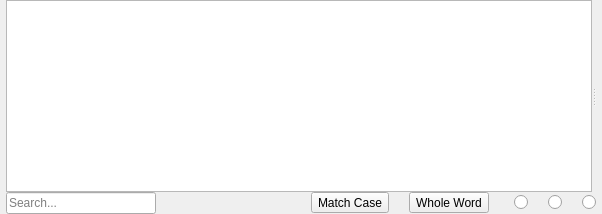
  <widget class="QWidget" name="centralWidget">
   <layout class="QVBoxLayout" name="verticalLayout">
    <property name="spacing">
     <number>0</number>
    </property>
    <property name="leftMargin">
     <number>6</number>
    </property>
    <property name="topMargin">
     <number>0</number>
    </property>
    <property name="rightMargin">
     <number>6</number>
    </property>
    <property name="bottomMargin">
     <number>0</number>
    </property>
    <item>
     <widget class="QSplitter" name="splitter">
      <property name="lineWidth">
       <number>0</number>
      </property>
      <property name="orientation">
       <enum>Qt::Horizontal</enum>
      </property>
      <widget class="FeatherNotes::TreeView" name="treeView">
       <property name="frameShadow">
        <enum>QFrame::Plain</enum>
       </property>
       <property name="showDropIndicator" stdset="0">
        <bool>false</bool>
       </property>
       <property name="animated">
        <bool>false</bool>
       </property>
      </widget>
      <widget class="QStackedWidget" name="stackedWidget"/>
     </widget>
    </item>
    <item>
     <layout class="QHBoxLayout" name="searchLayout">
      <property name="spacing">
       <number>25</number>
      </property>
      <property name="leftMargin">
       <number>0</number>
      </property>
      <property name="rightMargin">
       <number>0</number>
      </property>
      <property name="bottomMargin">
       <number>0</number>
      </property>
      <item>
       <widget class="FeatherNotes::LineEdit" name="lineEdit">
        <property name="minimumSize">
         <size>
          <width>150</width>
          <height>0</height>
         </size>
        </property>
        <property name="placeholderText">
         <string>Search...</string>
        </property>
       </widget>
      </item>
      <item>
       <widget class="QPushButton" name="prevButton">
        <property name="focusPolicy">
         <enum>Qt::NoFocus</enum>
        </property>
        <property name="toolTip">
         <string>Previous (F4)</string>
        </property>
        <property name="shortcut">
         <string>F4</string>
        </property>
        <property name="flat">
         <bool>true</bool>
        </property>
       </widget>
      </item>
      <item>
       <widget class="QPushButton" name="nextButton">
        <property name="focusPolicy">
         <enum>Qt::NoFocus</enum>
        </property>
        <property name="toolTip">
         <string>Next (F3)</string>
        </property>
        <property name="shortcut">
         <string>F3</string>
        </property>
        <property name="flat">
         <bool>true</bool>
        </property>
       </widget>
      </item>
      <item>
       <layout class="QHBoxLayout" name="horizontalLayout_2">
        <property name="spacing">
         <number>20</number>
        </property>
        <property name="sizeConstraint">
         <enum>QLayout::SetDefaultConstraint</enum>
        </property>
        <item alignment="Qt::AlignHCenter">
         <widget class="QToolButton" name="caseButton">
          <property name="sizePolicy">
           <sizepolicy hsizetype="Fixed" vsizetype="Fixed">
            <horstretch>0</horstretch>
            <verstretch>0</verstretch>
           </sizepolicy>
          </property>
          <property name="focusPolicy">
           <enum>Qt::NoFocus</enum>
          </property>
          <property name="toolTip">
           <string>Match Case (F5)</string>
          </property>
          <property name="text">
           <string>Match Case</string>
          </property>
          <property name="shortcut">
           <string>F5</string>
          </property>
          <property name="checkable">
           <bool>true</bool>
          </property>
         </widget>
        </item>
        <item alignment="Qt::AlignHCenter">
         <widget class="QToolButton" name="wholeButton">
          <property name="sizePolicy">
           <sizepolicy hsizetype="Fixed" vsizetype="Fixed">
            <horstretch>0</horstretch>
            <verstretch>0</verstretch>
           </sizepolicy>
          </property>
          <property name="focusPolicy">
           <enum>Qt::NoFocus</enum>
          </property>
          <property name="toolTip">
           <string>Whole Word (F6)</string>
          </property>
          <property name="text">
           <string>Whole Word</string>
          </property>
          <property name="shortcut">
           <string>F6</string>
          </property>
          <property name="checkable">
           <bool>true</bool>
          </property>
         </widget>
        </item>
       </layout>
      </item>
      <item>
       <layout class="QHBoxLayout" name="horizontalLayout">
        <property name="spacing">
         <number>20</number>
        </property>
        <item alignment="Qt::AlignHCenter">
         <widget class="QRadioButton" name="namesButton">
          <property name="focusPolicy">
           <enum>Qt::NoFocus</enum>
          </property>
          <property name="toolTip">
           <string>Search only in names (Ctrl+Shift+F7)</string>
          </property>
          <property name="shortcut">
           <string>Ctrl+Shift+F7</string>
          </property>
         </widget>
        </item>
        <item alignment="Qt::AlignHCenter">
         <widget class="QRadioButton" name="tagsButton">
          <property name="focusPolicy">
           <enum>Qt::NoFocus</enum>
          </property>
          <property name="toolTip">
           <string>Search only in tags (Shift+F7)</string>
          </property>
          <property name="shortcut">
           <string>Shift+F7</string>
          </property>
          <property name="autoExclusive">
           <bool>false</bool>
          </property>
         </widget>
        </item>
        <item alignment="Qt::AlignHCenter">
         <widget class="QRadioButton" name="everywhereButton">
          <property name="focusPolicy">
           <enum>Qt::NoFocus</enum>
          </property>
          <property name="toolTip">
           <string>Search in all nodes (F7)</string>
          </property>
          <property name="shortcut">
           <string>F7</string>
          </property>
          <property name="autoExclusive">
           <bool>false</bool>
          </property>
         </widget>
        </item>
       </layout>
      </item>
     </layout>
    </item>
   </layout>
  </widget>
